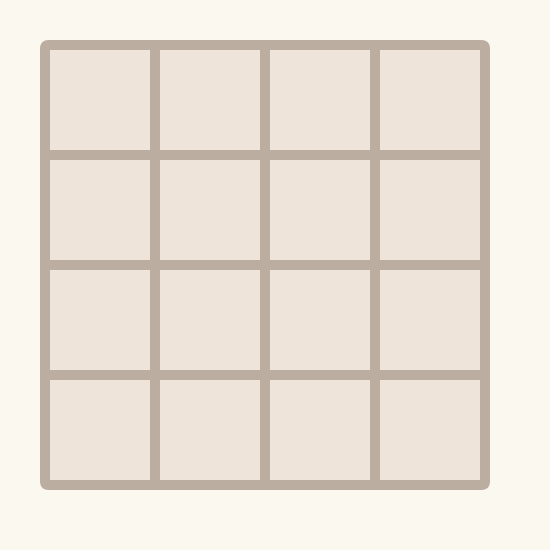
Frame 1 (no input)
Frame 60 (the mouse pressed at the canvas centre just before this capture): identical to frame 1, image omitted
Frame 120 (the mouse held since frame 60 and released just before this capture): identical to frame 1, image omitted

The Processing sketch that drew this single still picture (run headless with seeded random() and noise(); from frame 60 on, the mouse is pressed at the canvas centre):

// Processing sketch: week09_4_processing_2048_again
// ── week09_4_processing_2048_again.pde
// week09_4_processing_2048_again
// 自己寫 2048 配上聲音, 慢慢來, 從簡單到完整
void setup(){
  size(550, 550);
}
void draw(){
  background(250, 248, 239); 
  noStroke(); // 不要黑線
  fill(187, 173, 160); // 大格子的色彩
  rect(40, 40, 450, 450, 9); // 大格子
  for(int i=0; i<4; i++){ // 用迴圈, 畫4x4格子
    for(int j=0; j<4; j++){
      int x = 50 + j*(100+10), y = 50 + i*(100+10); // 加點位移、間隔
      fill(238, 228, 218); // 小格子的色彩
      rect(x, y, 100, 100);
    }
  }
}
